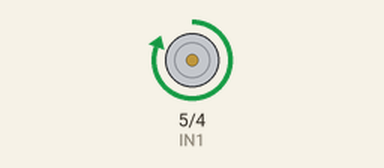
This sketch was run on a simulated ESP32. Shown: motor-driver pin pairs drawn as motors (green arrow = first pin HIGH = forward, orange = second pin HIGH = backward, longer = more drive, scaled by the enable pin).

Above: at 0.1 s.
At 10.1 s:
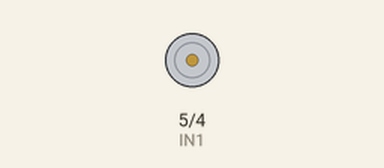
At 18.65 s:
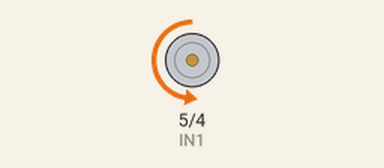
At 27.3 s:
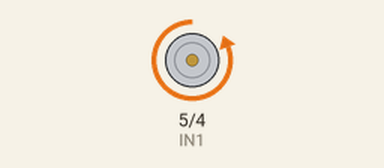
Timing chart, 0 to 40.0 s (numbered marks = the images above):
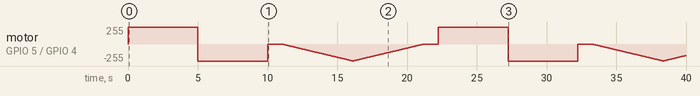

The sketch:

car_remote_control.ino
```cpp
int ENA = 18;
int IN1 = 5;
int IN2 = 4;

const int frequency = 500;
const int pwm_channel = 0;
const int resolution = 8;

void setup() {
  pinMode(ENA, OUTPUT);
  pinMode(IN1, OUTPUT);
  pinMode(IN2, OUTPUT);
  digitalWrite(IN1, LOW);
  digitalWrite(IN2, LOW);

  ledcSetup(pwm_channel, frequency, resolution);
  ledcAttachPin(ENA, pwm_channel);
}

void loop() {
  setDirection();
  delay(1000);
  changeSpeed();
  delay(1000);
}

void setDirection() {

  ledcWrite(pwm_channel, 255);

  digitalWrite(IN1, HIGH);
  digitalWrite(IN2, LOW);
  delay(5000);

  digitalWrite(IN1, LOW);
  digitalWrite(IN2, HIGH);
  delay(5000);

  digitalWrite(IN1, LOW);
  digitalWrite(IN2, LOW);
}

void changeSpeed() {
  digitalWrite(IN1, LOW);
  digitalWrite(IN2, HIGH);

  for (int i = 0; i < 256; i++) {;
  ledcWrite(pwm_channel,i);
    delay(20);
  }

  for (int i = 255; i >= 0; --i) {
  ledcWrite(pwm_channel,i);
    delay(20);
  }
  digitalWrite(IN1, LOW);
  digitalWrite(IN2, LOW);
}
```
